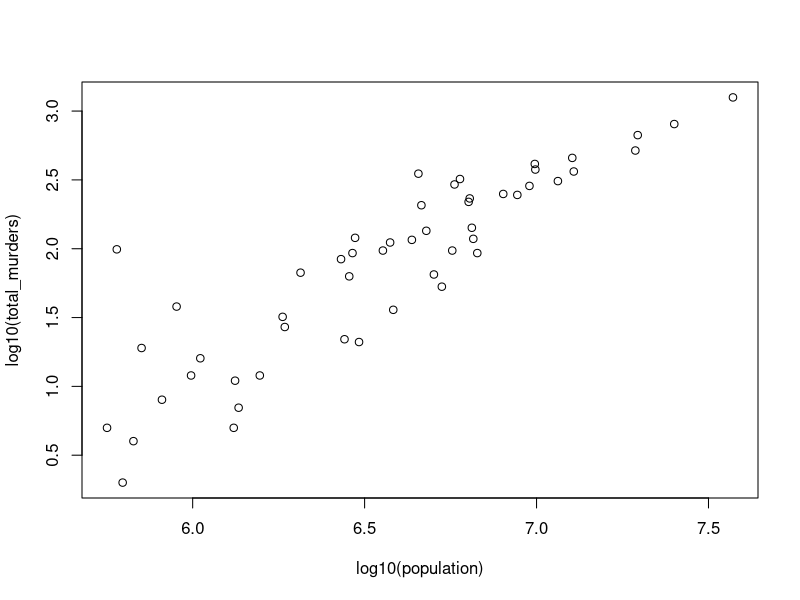
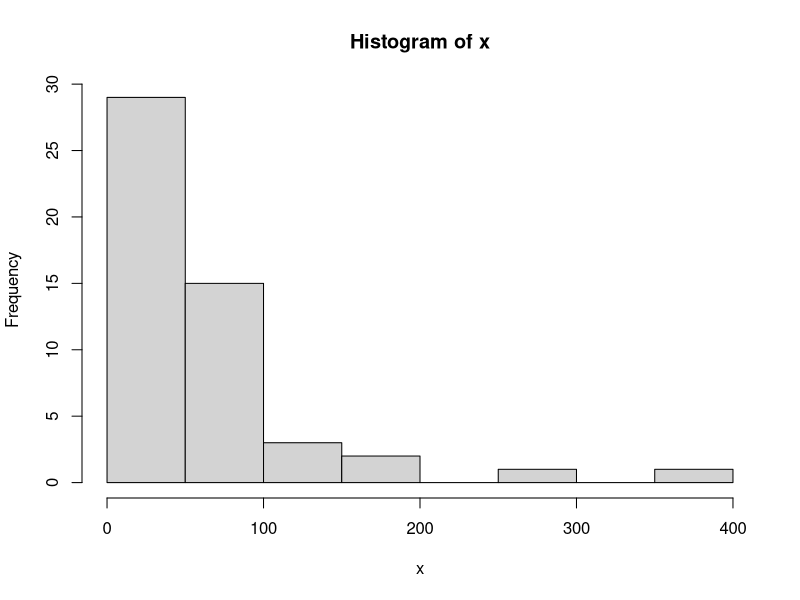
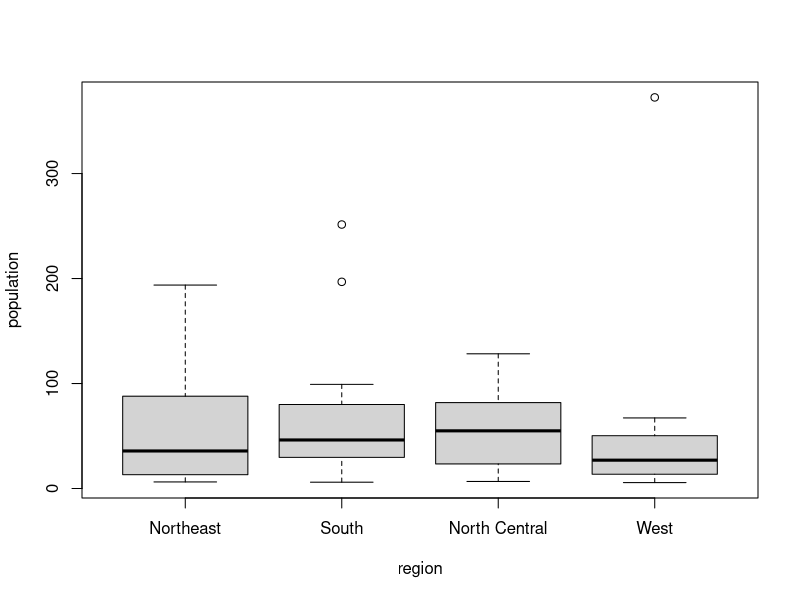

Recreate these plots in R, in order.
## ---- chunk 1
knitr::opts_chunk$set(echo = TRUE)
## ---- chunk 2
library(dslabs) 
data("murders")
## ---- chunk 3
pop = murders$population
sort(pop)
sort(pop)[1]
## ---- chunk 4
order(pop)[1]
## ---- chunk 5
which.min(pop)
## ---- chunk 6
lowestPooulation <- order(murders$population)
murders$state[lowestPooulation][1]
## ---- chunk 7
ranks = rank(pop)
stateCountry = murders$state
my_df = data.frame(name = stateCountry, rank = ranks)
my_df
## ---- chunk 8
ranks = rank(pop)
stateCountry = murders$state
my_df = data.frame(name = stateCountry, rank = ranks)
ind = order(my_df$rank)
my_df = data.frame(nama = my_df$name[ind], banyak = my_df$rank[ind])
my_df
## ---- chunk 9
population <- murders$population
total_murders <- murders$total
plot(log10(population), log10(total_murders))
## ---- chunk 10
x <- with(murders, population/100000)
hist(x)
murders$state[which.max(x)]
## ---- chunk 11
murders$population <- with(murders, population/100000)
boxplot(population~region, data = murders)
